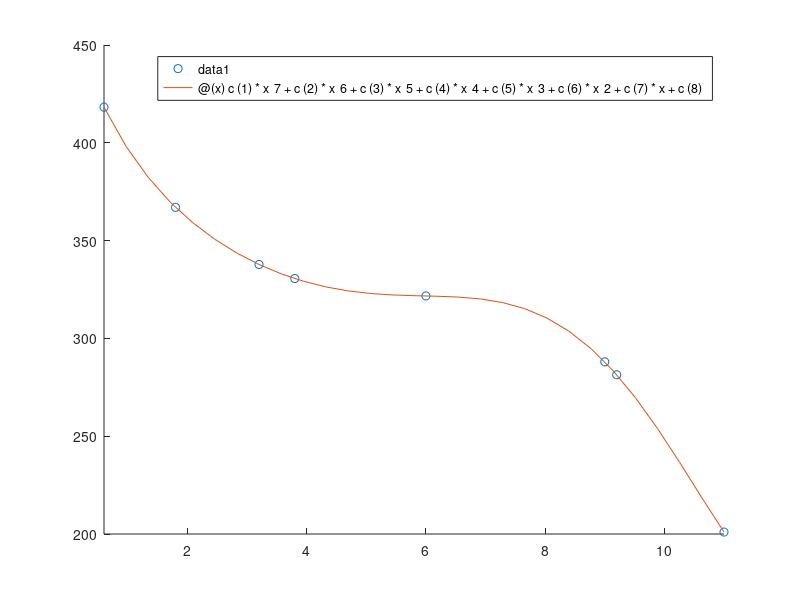

MATLAB code for this plot: (Note: this script raises an error after producing the figure.)
clc
clear all
%problema 5
%inciso a
v=[0.6 1.8 3.2 3.8 6.0 9.0 9.2 11.0];
p=[418.2 367.0 337.8 330.6 321.7 288.0 281.4 201.0];
c=polyfit(v,p,7);
polinomio=@(x) c(1)*x^7+c(2)*x^6+c(3)*x^5+c(4)*x^4+c(5)*x^3+c(6)*x^2+c(7)*x+c(8);
hold on
plot(v,p, 'o')
fplot(polinomio,[0.6,11])
syms x
ps=c(1)*x^7+c(2)*x^6+c(3)*x^5+c(4)*x^4+c(5)*x^3+c(6)*x^2+c(7)*x+c(8);
integ=vpa(int(ps,0.6,11))
%inciso b
trap=trapecio(v,p)
t=trapz(v,p)
%los valores son iguales

%inciso c


